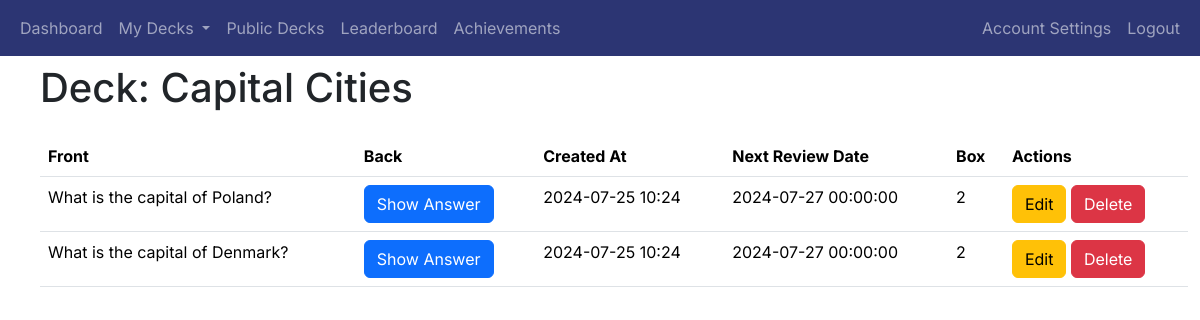
Page /view_deck/1 (signed in) on the earlier database version.
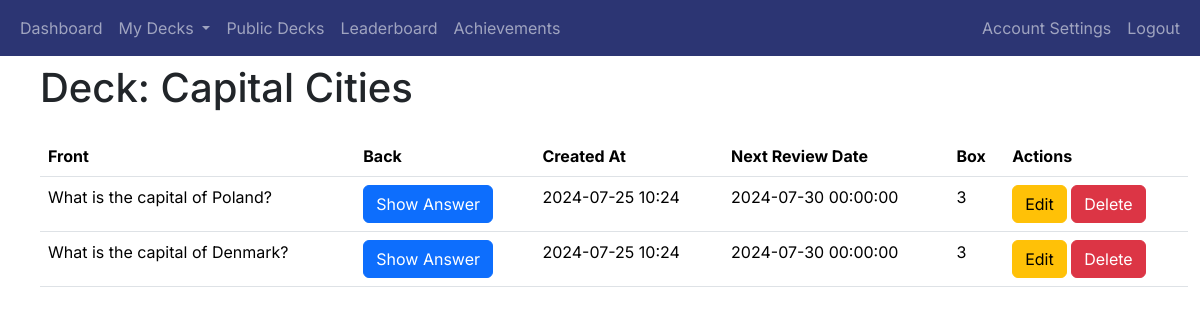
Same page on the later database version.
### app/decks/models.py (models this page shows, shortened)
class Card(db.Model):
    card_id = db.Column(db.Integer, primary_key=True)
    front = db.Column(db.String(255), nullable=False)
    back = db.Column(db.String(255), nullable=False)
    created_at = db.Column(db.DateTime, default=datetime.utcnow)
    next_review_date = db.Column(db.DateTime, nullable=True)
    deck_id = db.Column(db.Integer, db.ForeignKey('deck.deck_id'), nullable=False)
    box = db.Column(db.Integer, default=1)  # New field for Leitner system

### app/decks/routes.py (the view)
@decks_blueprint.route('/view_deck/<int:deck_id>')
@login_required
def view_deck(deck_id):
    deck = Deck.query.get_or_404(deck_id)
    is_owner = deck.user_id == current_user.user_id
    if not deck.shared and not is_owner:
        abort(403)  # Forbidden access if the deck is not shared and not owned by the current user
    cards = Card.query.filter_by(deck_id=deck.deck_id).all()
    return render_template('view_deck.html', deck=deck, cards=cards, is_owner=is_owner)

### app/__init__.py (called while the page is built)
@login_manager.user_loader
def load_user(user_id):
    return User.query.get(int(user_id))

### app/decks/templates/view_deck.html (shortened to what this page needs)
{% extends "base.html" %}
{% block heading %}Deck: {{ deck.name }}{% endblock %}
{% block content %}
<div class="container">
    <table class="table">
        <thead>
            <tr>
                <th scope="col">Front</th>
                <th scope="col">Back</th>
                <th scope="col">Created At</th>
                {% if is_owner %}
                <th scope="col">Next Review Date</th>
                <th scope="col">Box</th>
                <th scope="col">Actions</th>
                {% endif %}
            </tr>
        </thead>
        <tbody>
            {% for card in cards %}
                <tr>
                    <td>{{ card.front }}</td>
                    <td>
                        <button class="btn btn-primary" onclick="toggleAnswer('answer-{{ card.card_id }}')">Show Answer</button>
                    </td>
                    <td>
                        {% if is_owner %}
                            {{ card.created_at.strftime('%Y-%m-%d %H:%M') }}
                        {% else %}
                            {{ card.created_at.strftime('%Y-%m-%d') }}
                        {% endif %}
                    </td>
                    {% if is_owner %}
                    <td>{{ card.next_review_date }}</td>
                    <td>{{ card.box }}</td>
                    <td>
                        <a href="{{ url_for('decks.edit_card', card_id=card.card_id) }}" class="btn btn-warning">Edit</a>
                        <button class="btn btn-danger" onclick="confirmDelete('{{ url_for('decks.delete_card', card_id=card.card_id) }}')">Delete</button>
                    </td>
                    {% endif %}
                </tr>
            {% endfor %}
        </tbody>
    </table>
</div>
{% endblock %}

Differences in the rows shown:
changed Card "What is the capital of Poland?": next_review_date "2024-07-27 00:00:00" → "2024-07-30 00:00:00"; box "2" → "3"
changed Card "What is the capital of Denmark?": next_review_date "2024-07-27 00:00:00" → "2024-07-30 00:00:00"; box "2" → "3"
